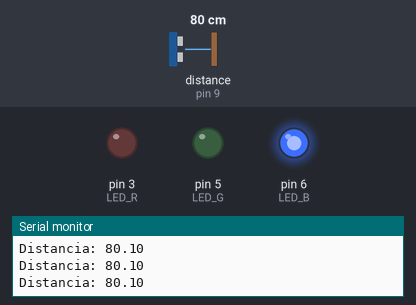
A sketch run on a simulated Arduino Uno, built with avr-gcc and run on an emulated ATmega328P. Parts: output pins drawn as LEDs (lit = HIGH), the last lines printed to the serial monitor. Wiring (inferred from the names in the program): ultrasonic range finder: trigger pin 10; echo pin 9. Dashed ring = blinking. The test bench sets the inputs (shaded band); at power-on: distance to the obstacle (sensor on pin 9) 80 cm. The echo pulse lasts 58.3 µs per cm; pins used as bus, display or sensor lines are not drawn.

Above: at 1.2 s.
1.3 s: distance to the obstacle (sensor on pin 9) set to 56 cm
4.3 s: distance to the obstacle (sensor on pin 9) set to 45 cm
At 4.42 s:
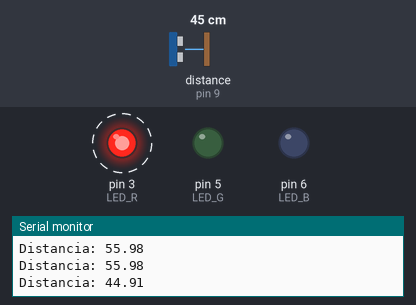
7.3 s: distance to the obstacle (sensor on pin 9) set to 250 cm
At 8.7 s:
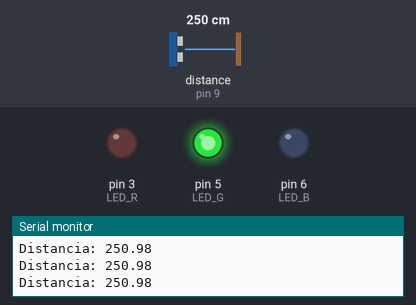
9.0 s: distance to the obstacle (sensor on pin 9) set to 102 cm
12.0 s: distance to the obstacle (sensor on pin 9) set to 95 cm
At 13.2 s:
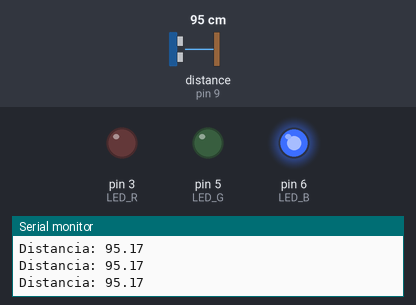
13.5 s: distance to the obstacle (sensor on pin 9) set to 4 cm
At 13.78 s:
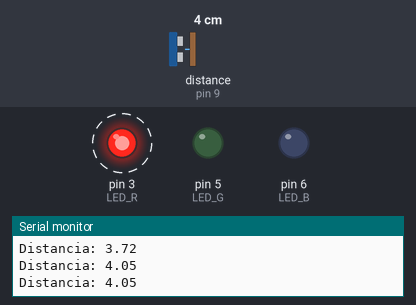
Timing chart, 0 to 17.5 s (numbered marks = the images above; inputs shaded):
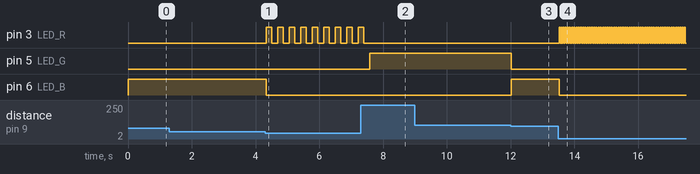

The sketch:

sketch_apr20b.ino
```cpp
int TRIG = 10;
int ECO = 9;
int LED_R = 3;
int LED_G = 5;
int LED_B = 6;

float DURACION;
float DISTANCIA;

void setup()
{
  pinMode(TRIG, OUTPUT);
  pinMode(ECO, INPUT);
  pinMode(LED_R, OUTPUT);
  pinMode(LED_G, OUTPUT);
  pinMode(LED_B, OUTPUT);
  Serial.begin(9600);
}

void loop()
{
  digitalWrite(TRIG, HIGH);
  delayMicroseconds(10);
  digitalWrite(TRIG, LOW);

  DURACION = pulseIn(ECO, HIGH);

  DISTANCIA = DURACION / 58.0;

  Serial.print("Distancia: ");
  Serial.println(DISTANCIA);

  if (DISTANCIA >= 100)
  { // distancia lejana
    digitalWrite(LED_R, LOW);
    digitalWrite(LED_G, HIGH);
    digitalWrite(LED_B, LOW);
  }
  else if (DISTANCIA > 50 && DISTANCIA <= 100)
  { // distancia media
    digitalWrite(LED_R, LOW);
    digitalWrite(LED_G, LOW);
    digitalWrite(LED_B, HIGH);
  }
  else
  { // distancia cercana
    digitalWrite(LED_G, LOW);
    digitalWrite(LED_B, LOW);
    digitalWrite(LED_R, HIGH);
    delay(map(DISTANCIA, 0, 50, 20, 200)); // Parpadeo más rápido conforme se acerca el objeto
    digitalWrite(LED_R, LOW);
    delay(map(DISTANCIA, 0, 50, 20, 200));
  }
}
```

Measured:
- the behaviour switches between 51 and 50 cm on distance to the obstacle (sensor on pin 9) (found by bisection; images 0 and 1)
- the behaviour switches between 100 and 99 cm on distance to the obstacle (sensor on pin 9) (found by bisection; images 2 and 3)
- after the input at 4.3 s, pin 3 (LED_R): alternates HIGH for 0.18 s and LOW for 0.18 s, starting at once; pin 6 (LED_B): HIGH → LOW at once
- after the input at 7.3 s, pin 3 (LED_R): goes on until 7.4 s, then stays LOW; pin 5 (LED_G): LOW → HIGH after 0.29 s
- after the input at 12.0 s, pin 5 (LED_G): HIGH → LOW at once; pin 6 (LED_B): LOW → HIGH at once
- after the input at 13.5 s, pin 3 (LED_R): alternates HIGH for 0.03 s and LOW for 0.04 s, starting at once; pin 6 (LED_B): HIGH → LOW at once
